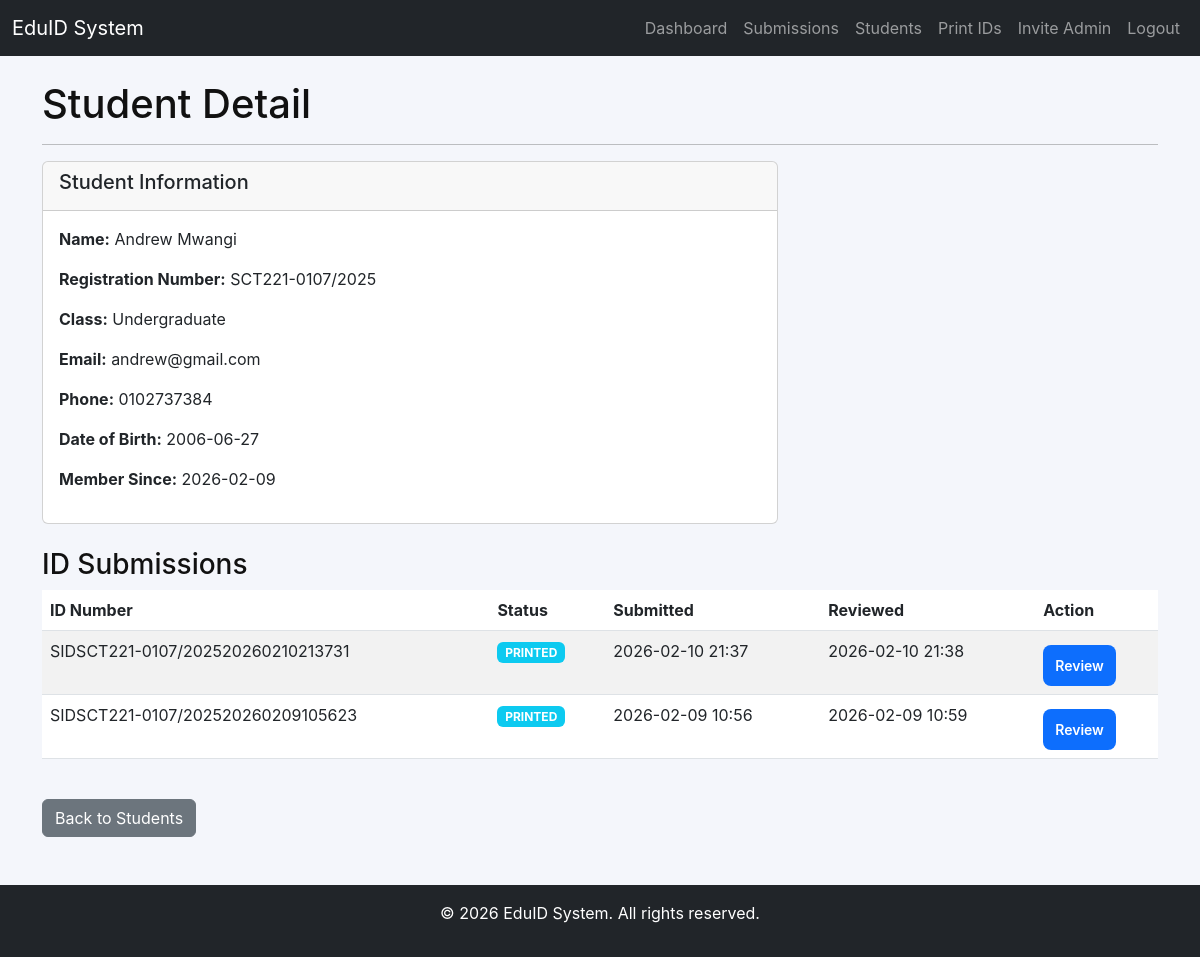
/admin/student/3 (signed in), run on the app's committed database.
### app/models/student.py (models this page shows)
class Student(db.Model):
    id = db.Column(db.Integer, primary_key=True)
    user_id = db.Column(db.Integer, db.ForeignKey('user.id'), nullable=False, unique=True)
    reg_no = db.Column(db.String(30), unique=True, nullable=False)
    full_name = db.Column(db.String(120), nullable=False)
    school_name = db.Column(db.String(200))  # School name
    email = db.Column(db.String(120))
    phone = db.Column(db.String(20))
    date_of_birth = db.Column(db.Date)
    class_level = db.Column(db.String(50))
    photo = db.Column(db.String(200))
    blood_type = db.Column(db.String(10))  # e.g., O+, A-, AB+
    allergies = db.Column(db.String(200))
    emergency_contact_name = db.Column(db.String(120))
    emergency_contact_phone = db.Column(db.String(20))
    school_ids = db.relationship('SchoolID', backref='student', lazy=True, cascade='all, delete-orphan')
    created_at = db.Column(db.DateTime, default=datetime.utcnow)
    updated_at = db.Column(db.DateTime, default=datetime.utcnow, onupdate=datetime.utcnow)

class SchoolID(db.Model):
    id = db.Column(db.Integer, primary_key=True)
    student_id = db.Column(db.Integer, db.ForeignKey('student.id'), nullable=False)
    id_number = db.Column(db.String(50), unique=True, nullable=False)
    status = db.Column(db.String(20), default='pending')  # pending, approved, rejected, printed
    submission_date = db.Column(db.DateTime, default=datetime.utcnow)
    approval_date = db.Column(db.DateTime)
    rejection_reason = db.Column(db.Text)
    qr_code = db.Column(db.String(200))  # path to QR code image
    preview_image = db.Column(db.String(200))  # path to ID preview image
    pdf_file = db.Column(db.String(200))  # path to generated PDF
    notes = db.Column(db.Text)  # admin notes
    created_at = db.Column(db.DateTime, default=datetime.utcnow)
    updated_at = db.Column(db.DateTime, default=datetime.utcnow, onupdate=datetime.utcnow)

### app/routes/admin.py (the view)
@admin_bp.route("/student/<int:student_id>")
@login_required
@admin_required
def student_detail(student_id):
    student = Student.query.get_or_404(student_id)
    school_ids = SchoolID.query.filter_by(student_id=student_id).order_by(SchoolID.submission_date.desc()).all()
    return render_template("admin/student_detail.html", student=student, school_ids=school_ids)

### app/templates/admin/student_detail.html (shortened to what this page needs)
{% extends "base.html" %}
{% block content %}
<h1>Student Detail</h1>
<hr>
<div class="row mb-4">
    <div class="col-md-8">
        <div class="card">
            <div class="card-header">
                <h5>Student Information</h5>
            </div>
            <div class="card-body">
                <p><strong>Name:</strong> {{ student.full_name }}</p>
                <p><strong>Registration Number:</strong> {{ student.reg_no }}</p>
                <p><strong>Class:</strong> {{ student.class_level or 'N/A' }}</p>
                <p><strong>Email:</strong> {{ student.email or 'N/A' }}</p>
                <p><strong>Phone:</strong> {{ student.phone or 'N/A' }}</p>
                {% if student.date_of_birth %}
                    <p><strong>Date of Birth:</strong> {{ student.date_of_birth.strftime('%Y-%m-%d') }}</p>
                {% endif %}
                <p><strong>Member Since:</strong> {{ student.created_at.strftime('%Y-%m-%d') }}</p>
            </div>
        </div>
    </div>
</div>
<div class="row">
    <div class="col-md-12">
        <h3>ID Submissions</h3>
        {% if school_ids %}
            <div class="table-responsive">
                <table class="table table-striped">
                    <thead>
                        <tr>
                            <th>ID Number</th>
                            <th>Status</th>
                            <th>Submitted</th>
                            <th>Reviewed</th>
                            <th>Action</th>
                        </tr>
                    </thead>
                    <tbody>
                        {% for id in school_ids %}
                            <tr>
                                <td>{{ id.id_number }}</td>
                                <td>
                                    <span class="badge bg-{{ 'success' if id.status == 'approved' else 'warning' if id.status == 'pending' else 'info' if id.status == 'printed' else 'danger' }}">
                                        {{ id.status|upper }}
                                    </span>
                                </td>
                                <td>{{ id.submission_date.strftime('%Y-%m-%d %H:%M') }}</td>
                                <td>
                                    {% if id.approval_date %}
                                        {{ id.approval_date.strftime('%Y-%m-%d %H:%M') }}
                                    {% else %}
                                        -
                                    {% endif %}
                                </td>
                                <td>
                                    <a href="{{ url_for('admin.review_submission', id_id=id.id) }}" class="btn btn-sm btn-primary">Review</a>
                                </td>
                            </tr>
                        {% endfor %}
                    </tbody>
                </table>
            </div>
        {% else %}
            <div class="alert alert-info">No ID submissions from this student</div>
        {% endif %}
    </div>
</div>
<div class="mt-4">
    <a href="{{ url_for('admin.students_list') }}" class="btn btn-secondary">Back to Students</a>
</div>
{% endblock %}

### app/static/css/style.css (style rules this page uses)
:root { --bg:#f4f6fb; --card:#ffffff; --muted:#6c757d; --accent:#0d6efd; --danger:#dc3545; --radius:10px; --max-width:420px; }
* { box-sizing:border-box }
body { font-family:Inter,system-ui,Segoe UI,Roboto,Arial,sans-serif;background:var(--bg);margin:0;color:#111 }
.btn-primary { margin-top:6px;padding:10px 12px;background:var(--accent);color:#fff;border:none;border-radius:8px;font-weight:600;cursor:pointer }
a { color:var(--accent) }

### data on the page
Student: full_name "Andrew Mwangi", reg_no "SCT221-0107/2025", class_level "Undergraduate", email "andrew@gmail.com", phone "0102737384", date_of_birth "2006-06-27", created_at "2026-02-09"
SchoolID: id_number "SIDSCT221-0107/202520260210213731", status "PRINTED", submission_date "2026-02-10 21:37", approval_date "2026-02-10 21:38"
SchoolID: id_number "SIDSCT221-0107/202520260209105623", status "PRINTED", submission_date "2026-02-09 10:56", approval_date "2026-02-09 10:59"
